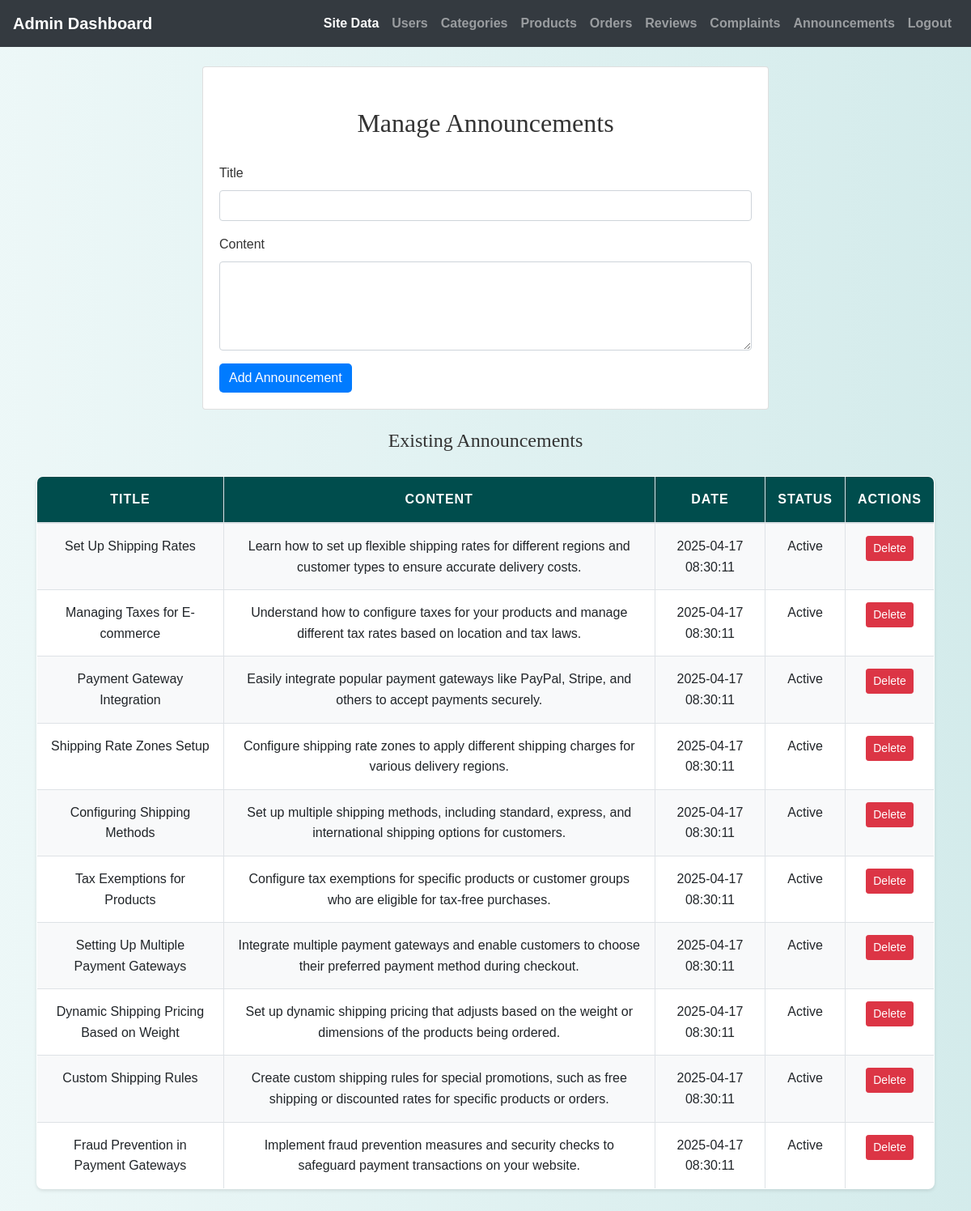
Page /admin/manage_announcements.php (signed in) on the committed database.
### tables this page shows
CREATE TABLE `announcements` (
  `id` int(11) NOT NULL,
  `title` varchar(255) NOT NULL,
  `content` text NOT NULL,
  `announcement_date` timestamp NOT NULL DEFAULT current_timestamp(),
  `status` enum('active','inactive') DEFAULT 'active',
  `created_at` timestamp NOT NULL DEFAULT current_timestamp(),
  `updated_at` timestamp NOT NULL DEFAULT current_timestamp() ON UPDATE current_timestamp()
);

### admin/manage_announcements.php (the view, shortened to what this page needs)
<?php
include 'config.php';
$sql_fetch = "SELECT * FROM announcements ORDER BY announcement_date DESC";
$result = mysqli_query($conn, $sql_fetch);
?>
<!DOCTYPE html>
<html lang="en">
<head>
    <link rel="stylesheet" href="https://stackpath.bootstrapcdn.com/bootstrap/4.5.0/css/bootstrap.min.css">
  <link rel="stylesheet" href="./css/style.css">
</head>
<body>
<?php include 'admin_navbar.php'; ?>
<div class="container mt-4">
    <div class="card mx-auto" style="max-width: 700px;">
        <div class="card-body">
            <h2>Manage Announcements</h2>
            <form method="post">
                <div class="form-group">
                    <label>Title</label>
                    <input type="text" name="title" class="form-control" required>
                </div>
                <div class="form-group">
                    <label>Content</label>
                    <textarea name="content" class="form-control" rows="4" required></textarea>
                </div>
                <button type="submit" class="btn btn-primary">Add Announcement</button>
            </form>
        </div>
    </div>
    <h4 class="mt-4">Existing Announcements</h4>
    <table class="table table-bordered">
        <thead>
            <tr>
                <th>Title</th>
                <th>Content</th>
                <th>Date</th>
                <th>Status</th>
                <th>Actions</th>
            </tr>
        </thead>
        <tbody>
            <?php while ($row = mysqli_fetch_assoc($result)) : ?>
                <tr>
                    <td><?php echo $row['title']; ?></td>
                    <td><?php echo htmlspecialchars($row['content']); ?></td>
                    <td><?php echo $row['announcement_date']; ?></td>
                    <td><?php echo ucfirst($row['status']); ?></td>
                    <td>
                        <a href="?delete=<?php echo $row['id']; ?>" class="btn btn-danger btn-sm" onclick="return confirm('Are you sure you want to delete this announcement?')">Delete</a>
                    </td>
                </tr>
            <?php endwhile; ?>
        </tbody>
    </table>
</div>
</body>
</html>

### admin/css/style.css (style rules this page uses)
body { background: linear-gradient(90deg, rgba(233, 246, 246, 0.831), rgba(207, 233, 233, 0.9)); font-family: 'Arial', sans-serif; color: #333; line-height: 1.6; }
h1, h2, h3, h4 { text-align: center; margin-top: 30px; margin-bottom: 30px; font-family: 'Georgia', serif; }
.container { margin-bottom: 40px; }
.table { width: 100%; border-collapse: collapse; margin-top: 20px; font-size: 16px; background-color: #ffffff; border-radius: 8px; overflow: hidden; box-shadow: 0 2px 4px rgba(0, 0, 0, 0.1); }
.table th, .table td { padding: 15px; border: 1px solid #dee2e6; text-align: center; }
.table thead th { background-color: #004d4d; color: white; font-weight: bold; text-transform: uppercase; letter-spacing: 1px; }
.table tbody tr:nth-child(odd) { background-color: #f8f9fa; }
.btn-primary { color: #fff; border: none; border-radius: 5px; cursor: pointer; transition: background-color 0.3s ease; }
a { color: #006666; text-decoration: none; font-weight: bold; }

### rows in the picture
announcements: title "Set Up Shipping Rates", content "Learn how to set up flexible shipping rates for different regions and customer types to ensure accurate delivery costs.", announcement_date "2025-04-17 08:30:11", status "Active"
announcements: title "Managing Taxes for E-commerce", content "Understand how to configure taxes for your products and manage different tax rates based on location and tax laws.", announcement_date "2025-04-17 08:30:11", status "Active"
announcements: title "Payment Gateway Integration", content "Easily integrate popular payment gateways like PayPal, Stripe, and others to accept payments securely.", announcement_date "2025-04-17 08:30:11", status "Active"
announcements: title "Shipping Rate Zones Setup", content "Configure shipping rate zones to apply different shipping charges for various delivery regions.", announcement_date "2025-04-17 08:30:11", status "Active"
announcements: title "Configuring Shipping Methods", content "Set up multiple shipping methods, including standard, express, and international shipping options for customers.", announcement_date "2025-04-17 08:30:11", status "Active"
announcements: title "Tax Exemptions for Products", content "Configure tax exemptions for specific products or customer groups who are eligible for tax-free purchases.", announcement_date "2025-04-17 08:30:11", status "Active"
announcements: title "Setting Up Multiple Payment Gateways", content "Integrate multiple payment gateways and enable customers to choose their preferred payment method during checkout.", announcement_date "2025-04-17 08:30:11", status "Active"
announcements: title "Dynamic Shipping Pricing Based on Weight", content "Set up dynamic shipping pricing that adjusts based on the weight or dimensions of the products being ordered.", announcement_date "2025-04-17 08:30:11", status "Active"
announcements: title "Custom Shipping Rules", content "Create custom shipping rules for special promotions, such as free shipping or discounted rates for specific products or orders.", announcement_date "2025-04-17 08:30:11", status "Active"
announcements: title "Fraud Prevention in Payment Gateways", content "Implement fraud prevention measures and security checks to safeguard payment transactions on your website.", announcement_date "2025-04-17 08:30:11", status "Active"
